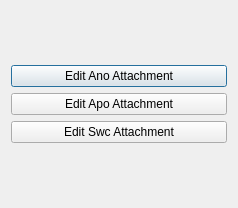
<?xml version="1.0" encoding="UTF-8"?>
<ui version="4.0">
 <class>EditorAttachmentView</class>
 <widget class="QDialog" name="EditorAttachmentView">
  <property name="geometry">
   <rect>
    <x>0</x>
    <y>0</y>
    <width>238</width>
    <height>208</height>
   </rect>
  </property>
  <property name="windowTitle">
   <string>EditorAttachmentView</string>
  </property>
  <layout class="QVBoxLayout" name="verticalLayout_2">
   <item>
    <layout class="QVBoxLayout" name="verticalLayout">
     <item>
      <widget class="QPushButton" name="AnoBtn">
       <property name="text">
        <string>Edit Ano Attachment</string>
       </property>
      </widget>
     </item>
     <item>
      <widget class="QPushButton" name="ApoBtn">
       <property name="text">
        <string>Edit Apo Attachment</string>
       </property>
      </widget>
     </item>
     <item>
      <widget class="QPushButton" name="SwcAttachmentBtn">
       <property name="text">
        <string>Edit Swc Attachment</string>
       </property>
      </widget>
     </item>
    </layout>
   </item>
  </layout>
 </widget>
 <resources/>
 <connections/>
</ui>
